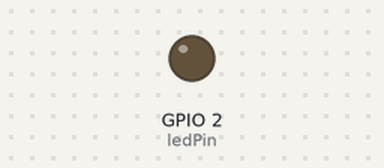
Simulated run of this sketch. Board: ESP8266 (NodeMCU). On the bench: output pins drawn as LEDs (lit = HIGH). WiFi joins after 1.5 s; servers stay silent unless stated; what the sketch prints to the serial monitor is not drawn.

Above: at 2.1 s.
At 7.0 s:
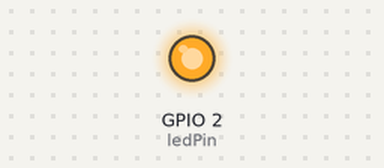
Timing chart, 0 to 8.9 s (numbered marks = the images above):
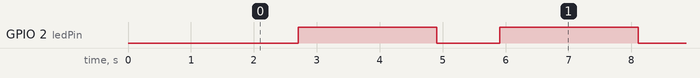

Measured:
- by itself, GPIO 2 (ledPin): alternates HIGH for 2.2 s and LOW for 1.0 s

The sketch:

nov19_client.ino
```cpp
#include <SPI.h>
#include <ESP8266WiFi.h>

byte ledPin = 2;
char ssid[] = "**********";
char pass[] = "*********";

unsigned long askTimer = 0;

IPAddress server(192,168,0,80);
WiFiClient client;

void setup() {
  Serial.begin(115200);
  WiFi.begin(ssid, pass);
  while (WiFi.status() != WL_CONNECTED) {
    Serial.print(".");
    delay(500);
  }
/*  Serial.println("Connected to wifi");
  Serial.print("Status: "); Serial.println(WiFi.status());    // Network parameters
  Serial.print("IP: ");     Serial.println(WiFi.localIP());
  Serial.print("Subnet: "); Serial.println(WiFi.subnetMask());
  Serial.print("Gateway: "); Serial.println(WiFi.gatewayIP());
  Serial.print("SSID: "); Serial.println(WiFi.SSID());
  Serial.print("Signal: "); Serial.println(WiFi.RSSI());*/
  pinMode(ledPin, OUTPUT);
}

void loop () {
  client.connect(server, 80);
  digitalWrite(ledPin, LOW);
  Serial.println(".");
  client.println("Hello server! Are you sleeping?\r");
  String answer = client.readStringUntil('\r');
  Serial.println("from server: " + answer);
  client.flush();
  digitalWrite(ledPin, HIGH);
  delay(2000);
}
```
